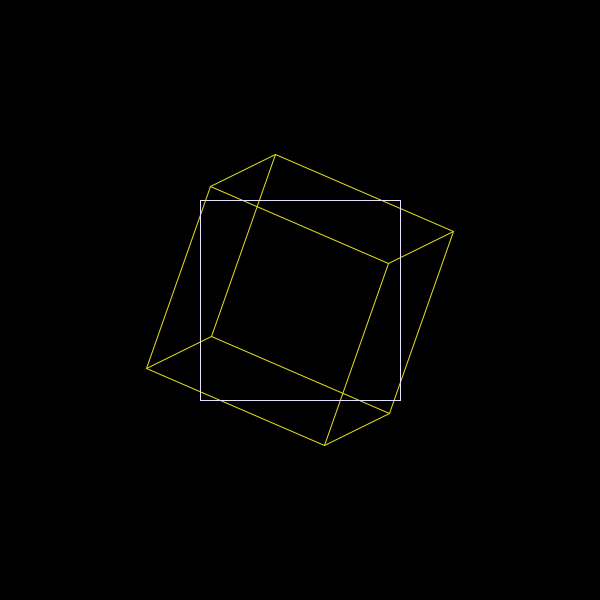
Frame 1 (no input)
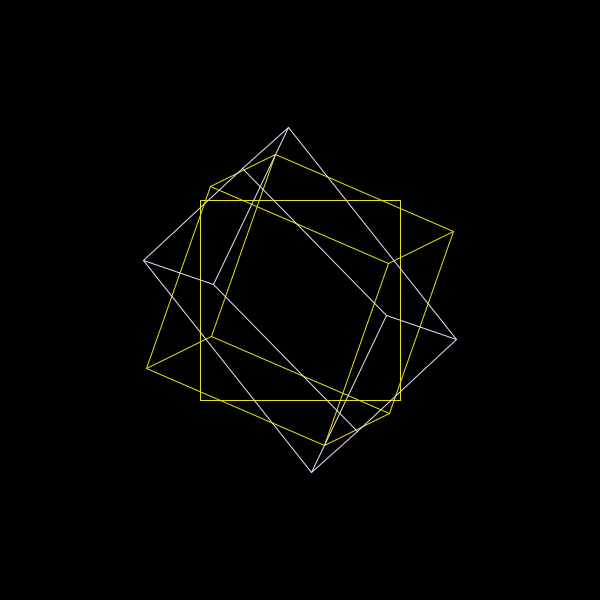
Frame 60 (the mouse pressed at the canvas centre just before this capture)
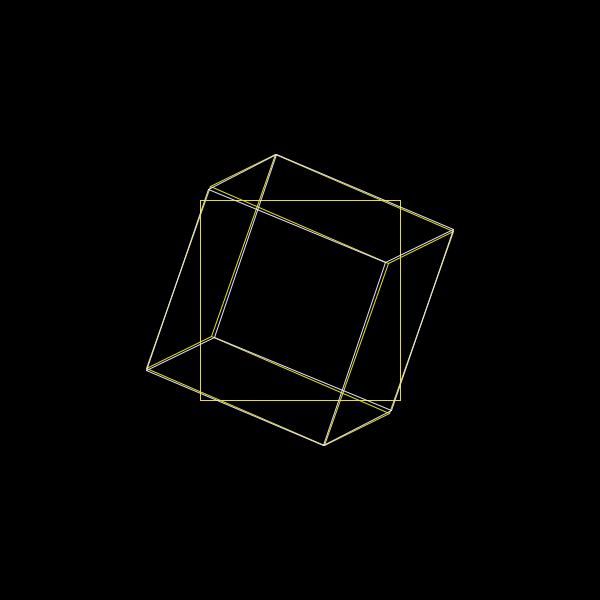
Frame 120 (the mouse held since frame 60 and released just before this capture)

The Processing sketch that drew these frames (run headless with seeded random() and noise(); from frame 60 on, the mouse is pressed at the canvas centre):

// Processing sketch: geometria_afim_tp02
// ── geometria_afim_tp02.pde
//                                        TP 02 Geometria Afim
//Gabriel Nunes Mendes - 2017021177
//Guilherme Barboza Mendonça - 2019006655

QuatOp quatOp = new QuatOp();

//String que configura os modos de execução: "ROTACAO_ITERATIVA" ou "SLERP"
String modo = null;

//Ângulo pelo qual a rotação dos pontos será feita
float angulo = PI/50;

//Eixo pelo qual a rotação dos pontos será feita
//OBS: Como o eixo de rotação é tridimensional, não é possível pegar
//e configurar dinamicamente o eixo a partir do "click" do usuário
//(a não ser que uma das coordenadas fosse jogada fora ou gerada
//aleatoriamente...). Outra possível opção seria usar GUIs personalizadas,
//porém, essas funcionalidades do processing.js só existem com o uso
//de bibliotecas e códigos de terceiros, o que envolveria downloads e
//configurações que complicariam a compilação, execução e teste do
//código, logo, decidimos por manter uma geração aleatória dos eixos
//durante a inicialização do algorítmo
float eixoX = 0.0;
float eixoY = 0.0;
float eixoZ = 0.0;

//Cubo da Rotação Iterativa
Cubo cubo = null;

float contadorSLERP = 0;
Quaternion slerpP = null;
Quaternion slerpQ = null;

void setup() {
    size(600, 600);
    stroke(255);

    //this.configurarRotacaoIterativa();
    this.configurarSLERP();
}

void configurarRotacaoIterativa() {
    this.modo = "ROTACAO_ITERATIVA";

    this.angulo = PI/50;

    this.eixoX = random(-1, 1);
    this.eixoY = random(-1, 1);
    this.eixoZ = random(-1, 1);

    float tamanhoAresta = 100;
    this.cubo = new Cubo(tamanhoAresta, this.eixoX, this.eixoY, this.eixoZ, this.angulo, false);
}

void configurarSLERP() {
    this.modo = "SLERP";

    this.contadorSLERP = 0;

    this.angulo = random(0, PI);

    this.eixoX = random(-1, 1);
    this.eixoY = random(-1, 1);
    this.eixoZ = random(-1, 1);

    float tamanhoAresta = 100;
    this.cubo = new Cubo(tamanhoAresta, this.eixoX, this.eixoY, this.eixoZ, this.angulo, true);
}

void draw() {
    //Em processing.js, o eixo y é invertido ("cresce pra baixo", em vez de "pra cima")
    //e a origem real do plano fica no canto superior esquerdo da tela. As duas linhas
    //abaixo invertem esse eixo e recentralizam a origem do plano no meio da tela!
    scale(1, -1);
    translate(width/2, -height/2);

    delay(50);
    background(0);

    if ("ROTACAO_ITERATIVA".equals(this.modo)) {
        this.cubo.drawCubo();

        //this.cubo.rotacionarCubo();
        this.cubo.rotacionarCuboEficiente();
    } else if ("SLERP".equals(this.modo)) {
        this.cubo.drawCubo();
        this.cubo.drawCuboSLERPFinal();
        this.cubo.drawCuboSLERPIntermediario(contadorSLERP);
        if (this.contadorSLERP <= 1) {
            this.contadorSLERP += 0.01;
        }
    }
}

// ── Cubo.pde
//Classe responsável por gerenciar as posições dos pontos e o
//desenho das arestas do cubo, além de calcular as rotações
class Cubo {

    Quaternion ponto0 = null;
    Quaternion ponto1 = null;
    Quaternion ponto2 = null;
    Quaternion ponto3 = null;
    Quaternion ponto4 = null;
    Quaternion ponto5 = null;
    Quaternion ponto6 = null;
    Quaternion ponto7 = null;

    Quaternion u = null;
    Quaternion uInv = null;

    Cubo cuboSLERPFinal = null;

    public Cubo(float tamanhoAresta, float eixoX, float eixoY, float eixoZ, float angulo, boolean computarSLERP) {
        this.ponto0 = new Quaternion(0, -tamanhoAresta, -tamanhoAresta, -tamanhoAresta);
        this.ponto1 = new Quaternion(0, -tamanhoAresta, -tamanhoAresta, tamanhoAresta);
        this.ponto2 = new Quaternion(0, tamanhoAresta, -tamanhoAresta, -tamanhoAresta);
        this.ponto3 = new Quaternion(0, tamanhoAresta, -tamanhoAresta, tamanhoAresta);
        this.ponto4 = new Quaternion(0, -tamanhoAresta, tamanhoAresta, -tamanhoAresta);
        this.ponto5 = new Quaternion(0, -tamanhoAresta, tamanhoAresta, tamanhoAresta);
        this.ponto6 = new Quaternion(0, tamanhoAresta, tamanhoAresta, -tamanhoAresta);
        this.ponto7 = new Quaternion(0, tamanhoAresta, tamanhoAresta, tamanhoAresta);

        /*this.eixoX = eixoX;
         this.eixoY = eixoY;
         this.eixoZ = eixoZ;
         this.angulo = angulo;*/

        /*
        Visando otimizar o processamento, os quatérnions de rotação "u" e "uInv"
         são pré-computados uma única vez no contrutor
         */
        Quaternion u0 = new Quaternion(0, eixoX, eixoY, eixoZ);
        Quaternion u0Normalizado = quatOp.divQuatPorEscalar(u0, quatOp.norma(u0));
        this.u = quatOp.somaQuatComEscalar(quatOp.multQuatPorEscalar(u0Normalizado, sin(angulo)), cos(angulo));
        this.uInv = quatOp.inv(u);

        if (computarSLERP) {
            this.cuboSLERPFinal = new Cubo(tamanhoAresta, eixoX, eixoY, eixoZ, angulo, false);
            this.cuboSLERPFinal.rotacionarCuboEficiente();
        }
    }

    public void drawCubo() {
        stroke(230, 225, 28);

        line(this.ponto0.i, this.ponto0.j, this.ponto2.i, this.ponto2.j);
        line(this.ponto2.i, this.ponto2.j, this.ponto3.i, this.ponto3.j);
        line(this.ponto3.i, this.ponto3.j, this.ponto1.i, this.ponto1.j);
        line(this.ponto1.i, this.ponto1.j, this.ponto0.i, this.ponto0.j);

        line(this.ponto4.i, this.ponto4.j, this.ponto6.i, this.ponto6.j);
        line(this.ponto6.i, this.ponto6.j, this.ponto7.i, this.ponto7.j);
        line(this.ponto7.i, this.ponto7.j, this.ponto5.i, this.ponto5.j);
        line(this.ponto5.i, this.ponto5.j, this.ponto4.i, this.ponto4.j);

        line(this.ponto0.i, this.ponto0.j, this.ponto4.i, this.ponto4.j);
        line(this.ponto2.i, this.ponto2.j, this.ponto6.i, this.ponto6.j);
        line(this.ponto3.i, this.ponto3.j, this.ponto7.i, this.ponto7.j);
        line(this.ponto1.i, this.ponto1.j, this.ponto5.i, this.ponto5.j);
    }

    /*
    Método responsável por fazer a rotação dos pontos do cubo em torno do eixo descrito
     pelas coordenadas [eixoX, eixoY, eixoZ] e pelo ângulo "2 * angulo" passados
     como parâmetros do contrutor dessa classe. Visando otimizar o processamento, os
     quatérnions de rotação "u" e "uInv" são pré-computados uma única vez no contrutor
     dessa classe. As multiplicações de quatérnions abaixo são feitas de forma
     tradicional, como vista em sala de aula. Para usar a versão mais eficiente que usa
     apenas oito multiplicações, use o método "rotacionarCuboEficiente" mais abaixo.
     */
    public void rotacionarCubo() {
        this.ponto0 = quatOp.multQuats(quatOp.multQuats(u, this.ponto0), uInv);
        this.ponto1 = quatOp.multQuats(quatOp.multQuats(u, this.ponto1), uInv);
        this.ponto2 = quatOp.multQuats(quatOp.multQuats(u, this.ponto2), uInv);
        this.ponto3 = quatOp.multQuats(quatOp.multQuats(u, this.ponto3), uInv);
        this.ponto4 = quatOp.multQuats(quatOp.multQuats(u, this.ponto4), uInv);
        this.ponto5 = quatOp.multQuats(quatOp.multQuats(u, this.ponto5), uInv);
        this.ponto6 = quatOp.multQuats(quatOp.multQuats(u, this.ponto6), uInv);
        this.ponto7 = quatOp.multQuats(quatOp.multQuats(u, this.ponto7), uInv);
    }

    /*
    Método responsável por rotacionar os pontos do cubo, assim como o método acima.
     Porém, esse método faz multiplicações de quatérnions mais eficientemente.
     Vide "QuatOp.multQuatsEficiente" para mais informações
     */
    public void rotacionarCuboEficiente() {
        this.ponto0 = quatOp.multQuatsEficiente(quatOp.multQuats(u, this.ponto0), uInv);
        this.ponto1 = quatOp.multQuatsEficiente(quatOp.multQuats(u, this.ponto1), uInv);
        this.ponto2 = quatOp.multQuatsEficiente(quatOp.multQuats(u, this.ponto2), uInv);
        this.ponto3 = quatOp.multQuatsEficiente(quatOp.multQuats(u, this.ponto3), uInv);
        this.ponto4 = quatOp.multQuatsEficiente(quatOp.multQuats(u, this.ponto4), uInv);
        this.ponto5 = quatOp.multQuatsEficiente(quatOp.multQuats(u, this.ponto5), uInv);
        this.ponto6 = quatOp.multQuatsEficiente(quatOp.multQuats(u, this.ponto6), uInv);
        this.ponto7 = quatOp.multQuatsEficiente(quatOp.multQuats(u, this.ponto7), uInv);
    }

    public void drawCuboSLERPFinal() {
        if (this.cuboSLERPFinal != null) {
            this.cuboSLERPFinal.drawCubo();
        }
    }

    public void drawCuboSLERPIntermediario(float t) {
        if (this.cuboSLERPFinal == null) {
            return;
        }

        //Como isso é um cubo, todos os quatérnions tem a mesma norma
        float norma = quatOp.norma(this.ponto0);

        /*Quaternion t0 = quatOp.divQuatPorEscalar(this.ponto5, norma);
         Quaternion t1 = quatOp.divQuatPorEscalar(this.cuboSLERPFinal.ponto5, norma);
         
         float angulo = acos(quatOp.dotProd(t0, t1));
         println("-----------");
         println(quatOp.norma(t0));
         println(quatOp.norma(t1));
         println(norma);
         println(this.ponto5);
         println(this.cuboSLERPFinal.ponto5);
         println(angulo);
         println(t);
         Quaternion s = quatOp.slerp(t0, t1, t);
         println("slerp:  ");
         println(s);
         println(quatOp.norma(s));
         Quaternion sDenorm = quatOp.multQuatPorEscalar( s, norma);
         println(sDenorm);
         println(quatOp.norma(sDenorm));*/


        Quaternion pontoSlerp0 = quatOp.multQuatPorEscalar( quatOp.slerp(quatOp.divQuatPorEscalar(this.ponto0, norma), quatOp.divQuatPorEscalar(this.cuboSLERPFinal.ponto0, norma), t), norma);
        Quaternion pontoSlerp1 = quatOp.multQuatPorEscalar( quatOp.slerp(quatOp.divQuatPorEscalar(this.ponto1, norma), quatOp.divQuatPorEscalar(this.cuboSLERPFinal.ponto1, norma), t), norma);
        Quaternion pontoSlerp2 = quatOp.multQuatPorEscalar( quatOp.slerp(quatOp.divQuatPorEscalar(this.ponto2, norma), quatOp.divQuatPorEscalar(this.cuboSLERPFinal.ponto2, norma), t), norma);
        Quaternion pontoSlerp3 = quatOp.multQuatPorEscalar( quatOp.slerp(quatOp.divQuatPorEscalar(this.ponto3, norma), quatOp.divQuatPorEscalar(this.cuboSLERPFinal.ponto3, norma), t), norma);
        Quaternion pontoSlerp4 = quatOp.multQuatPorEscalar( quatOp.slerp(quatOp.divQuatPorEscalar(this.ponto4, norma), quatOp.divQuatPorEscalar(this.cuboSLERPFinal.ponto4, norma), t), norma);
        Quaternion pontoSlerp5 = quatOp.multQuatPorEscalar( quatOp.slerp(quatOp.divQuatPorEscalar(this.ponto5, norma), quatOp.divQuatPorEscalar(this.cuboSLERPFinal.ponto5, norma), t), norma);
        Quaternion pontoSlerp6 = quatOp.multQuatPorEscalar( quatOp.slerp(quatOp.divQuatPorEscalar(this.ponto6, norma), quatOp.divQuatPorEscalar(this.cuboSLERPFinal.ponto6, norma), t), norma);
        Quaternion pontoSlerp7 = quatOp.multQuatPorEscalar( quatOp.slerp(quatOp.divQuatPorEscalar(this.ponto7, norma), quatOp.divQuatPorEscalar(this.cuboSLERPFinal.ponto7, norma), t), norma);

        stroke(230, 225, 255);

        /*
        println("************");
         println(pontoSlerp0);
         println(pontoSlerp1);
         println(pontoSlerp2);
         println(pontoSlerp3);
         println(pontoSlerp4);
         println(pontoSlerp5);
         println(pontoSlerp6);
         println(pontoSlerp7);
         */

        line(pontoSlerp0.i, pontoSlerp0.j, pontoSlerp2.i, pontoSlerp2.j);
        line(pontoSlerp2.i, pontoSlerp2.j, pontoSlerp3.i, pontoSlerp3.j);
        line(pontoSlerp3.i, pontoSlerp3.j, pontoSlerp1.i, pontoSlerp1.j);
        line(pontoSlerp1.i, pontoSlerp1.j, pontoSlerp0.i, pontoSlerp0.j);

        line(pontoSlerp4.i, pontoSlerp4.j, pontoSlerp6.i, pontoSlerp6.j);
        line(pontoSlerp6.i, pontoSlerp6.j, pontoSlerp7.i, pontoSlerp7.j);
        line(pontoSlerp7.i, pontoSlerp7.j, pontoSlerp5.i, pontoSlerp5.j);
        line(pontoSlerp5.i, pontoSlerp5.j, pontoSlerp4.i, pontoSlerp4.j);

        line(pontoSlerp0.i, pontoSlerp0.j, pontoSlerp4.i, pontoSlerp4.j);
        line(pontoSlerp2.i, pontoSlerp2.j, pontoSlerp6.i, pontoSlerp6.j);
        line(pontoSlerp3.i, pontoSlerp3.j, pontoSlerp7.i, pontoSlerp7.j);
        line(pontoSlerp1.i, pontoSlerp1.j, pontoSlerp5.i, pontoSlerp5.j);
    }
}

// ── QuatOp.pde
//Classe utilitária com algumas operações de Quatérnions importantes
class QuatOp {


    /*
    Testes:
     
     Quaternion p = new Quaternion(6, 8, 0, 0);
     Quaternion q = new Quaternion(4, 5, 0, 0);
     
     println(quatOp.somaQuatComEscalar(p, 10));
     println(quatOp.multQuatPorEscalar(p, 3));
     println(quatOp.divQuatPorEscalar(p, 2));
     println(quatOp.multQuats(p, q));
     println(quatOp.multQuatsEficiente(p, q));
     println(quatOp.somaQuats(p, q));
     println(quatOp.conjugado(p));
     println(quatOp.norma(p));
     println(quatOp.inv(p));
     println(quatOp.dotProd(p, q));
     println(quatOp.multQuats(p, quatOp.inv(p)));
     println("-----------");
     
     Quaternion qRand = quatOp.gerarQuatAleatorio();
     println(qRand);
     Quaternion qRandNormalizado = quatOp.divQuatPorEscalar(qRand, quatOp.norma(qRand));
     println(qRandNormalizado);
     println(quatOp.norma(qRandNormalizado));
     */

    /*
    O método abaixo calcula a multiplicação de quatérnions usando o agoritmo
     tradicional, usando a propriedade da distributividade dos termos assim
     como foi visto em sala de aula.
     */
    public Quaternion multQuats(Quaternion p, Quaternion q) {
        return new Quaternion
            ( p.sc*q.sc-p.i*q.i-p.j*q.j-p.k*q.k,
            p.sc*q.i+p.i*q.sc+p.j*q.k-p.k*q.j,
            p.sc*q.j+p.j*q.sc+p.k*q.i-p.i*q.k,
            p.sc*q.k+p.k*q.sc+p.i*q.j-p.j*q.i );
    }

    /*
    O algoritmo abaixo computa a multipicação de quatérnions de forma mais eficiente,
     usando apenas oito multiplicações, assim como está descrito no artigo abaixo (pág. 8)
     THE COMPLEXITY OF THE QUATERNION PRODUCT, Howell, T. Lafon, J., TR 75-245, 1975.
     Esse artigo pode ser acessado no link abaixo:
     https://theworld.com/~sweetser/quaternions/ps/cornellcstr75-245.pdf
     */
    public Quaternion multQuatsEficiente(Quaternion p, Quaternion q) {
        float mult1 = (p.sc + p.i) * (q.sc + q.i);
        float mult2 = (p.k - p.j) * (q.j - q.k);
        float mult3 = (p.i - p.sc) * (q.j + q.k);
        float mult4 = (p.j + p.k) * (q.i - q.sc);
        float mult5 = (p.i + p.k) * (q.i + q.j);
        float mult6 = (p.i - p.k) * (q.i - q.j);
        float mult7 = (p.sc + p.j) * (q.sc - q.k);
        float mult8 = (p.sc - p.j) * (q.sc + q.k);

        float scalarValue = mult2 + (-mult5 - mult6 + mult7 + mult8) / 2;
        float iValue = mult1 - (mult5 + mult6 + mult7 + mult8) / 2;
        float jValue = -mult3 + (mult5 - mult6 + mult7 - mult8) / 2;
        float kValue = -mult4 + (mult5 - mult6 - mult7 + mult8) / 2;

        return new Quaternion(scalarValue, iValue, jValue, kValue);
    }

    public Quaternion somaQuatComEscalar(Quaternion q, float a) {
        return new Quaternion(a + q.sc, q.i, q.j, q.k);
    }

    public Quaternion multQuatPorEscalar(Quaternion q, float a) {
        return new Quaternion(a * q.sc, a * q.i, a * q.j, a * q.k);
    }

    public Quaternion divQuatPorEscalar(Quaternion q, float a) {
        return this.multQuatPorEscalar(q, (1 / a));
    }

    public Quaternion somaQuats(Quaternion p, Quaternion q) {
        return new Quaternion ( p.sc + q.sc, p.i + q.i, p.j + q.j, p.k + q.k );
    }

    public Quaternion conjugado(Quaternion q) {
        return new Quaternion(q.sc, -q.i, -q.j, -q.k);
    }

    public float norma(Quaternion q) {
        return sqrt(pow(q.sc, 2) + pow(q.i, 2) + pow(q.j, 2) + pow(q.k, 2));
    }

    public Quaternion inv(Quaternion q) {
        return this.divQuatPorEscalar(this.conjugado(q), pow(this.norma(q), 2));
    }

    public float dotProd(Quaternion p, Quaternion q) {
        return p.sc * q.sc + p.i * q.i + p.j * q.j + p.k * q.k;
    }

    Quaternion slerp(Quaternion p, Quaternion q, float t) {
        float angulo = acos(quatOp.dotProd(p, q));

        float fatorP = (sin((1 - t) * angulo)) / sin(angulo);
        float fatorQ = (sin(t * angulo)) / sin(angulo);

        Quaternion pMult = quatOp.multQuatPorEscalar(p, fatorP);
        Quaternion qMult = quatOp.multQuatPorEscalar(q, fatorQ);

        return quatOp.somaQuats(pMult, qMult);
    }

    public Quaternion gerarQuatAleatorio() {
        return new Quaternion(random(-1, 1), random(-1, 1), random(-1, 1), random(-1, 1));
    }
}

// ── Quaternion.pde
//Classe auxiliar que representa um quatérnion
class Quaternion {

    float sc;
    float i;
    float j;
    float k;

    public Quaternion(float sc, float i, float j, float k) {
        this.sc = sc;
        this.i = i;
        this.j = j;
        this.k = k;
    }

    public String toString() {
        return this.sc + " + " + this.i + "i + " + this.j + "j + " + this.k + "k";
    }
}
